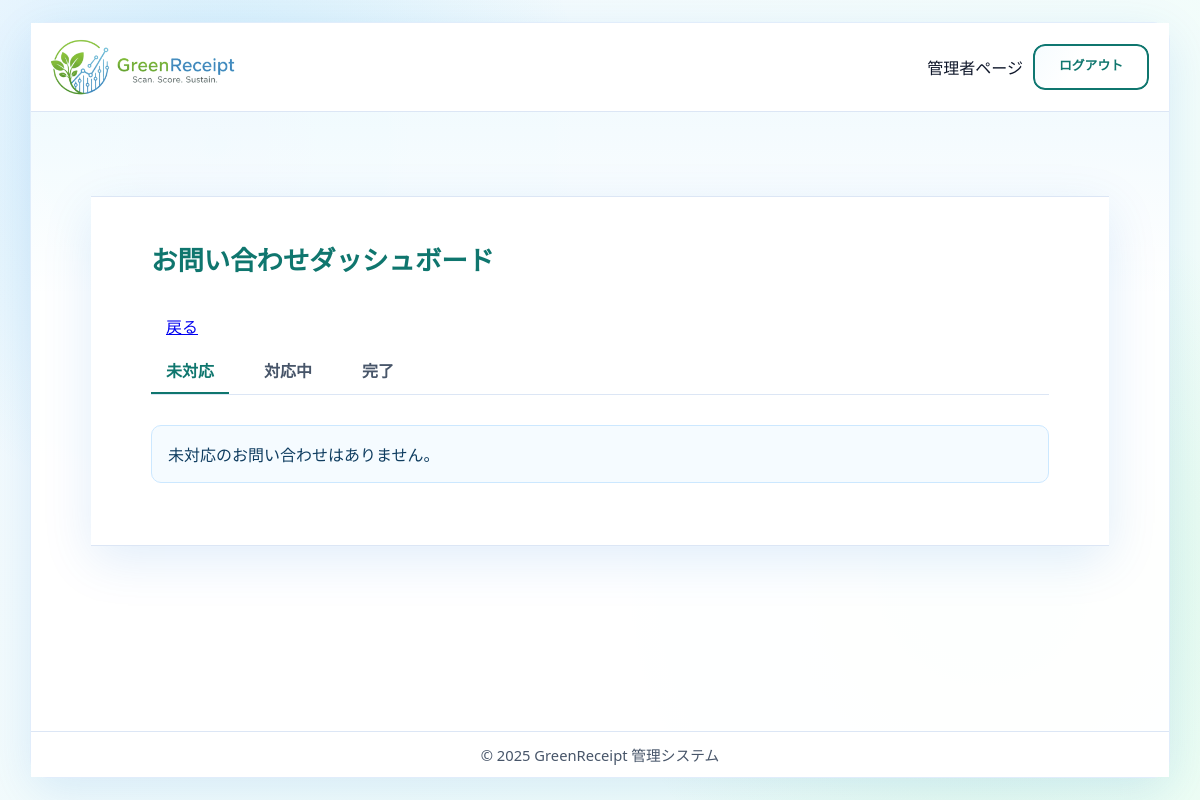
/staff/inquiries/dashboard/ (signed in), run on an earlier commit of the app's database.
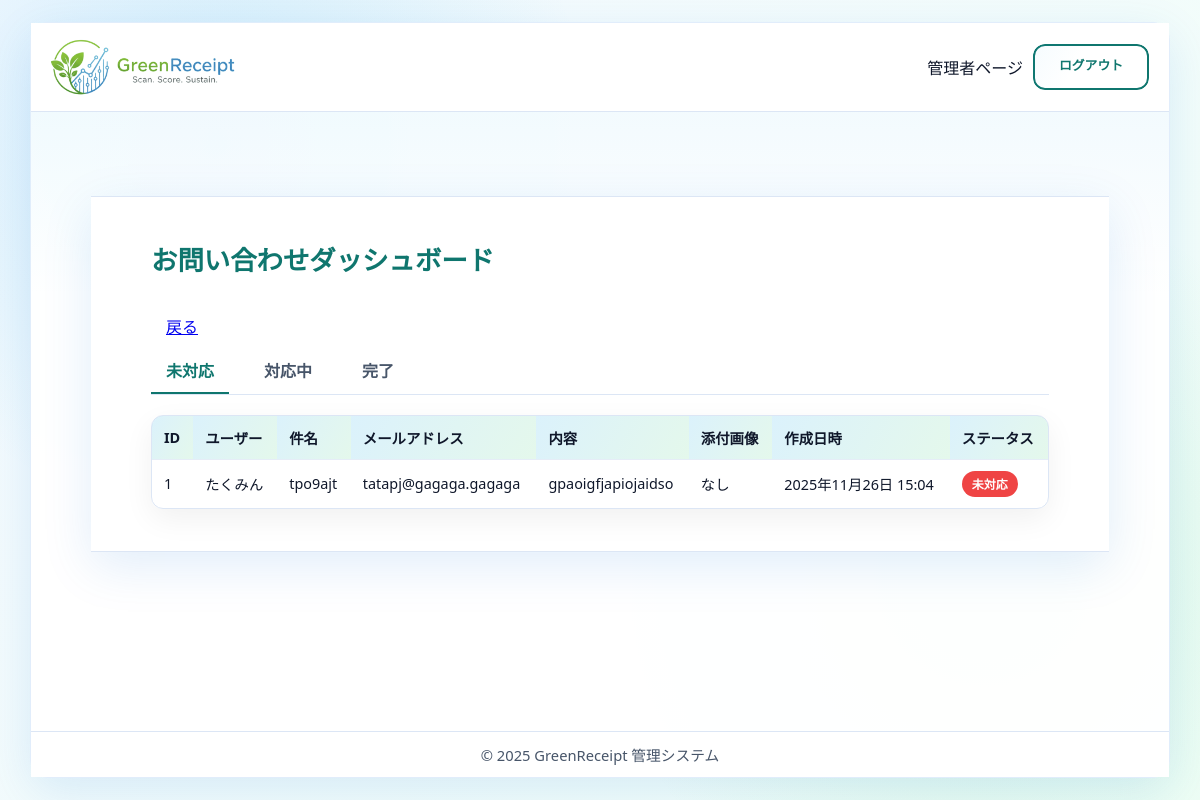
And on a later commit of the database.
### core/models.py (models this page shows, shortened)
class Inquiry(models.Model):
    user = models.ForeignKey(settings.AUTH_USER_MODEL, on_delete=models.SET_NULL,
                             null=True, blank=True, verbose_name='問い合わせユーザー')
    reply_to_email = models.EmailField(
        max_length=100, verbose_name='返信先メールアドレス')
    created_at = models.DateTimeField(auto_now_add=True, verbose_name='作成日時')
    subject = models.CharField(max_length=100, verbose_name='件名')
    body_text = models.TextField(verbose_name='内容')
    image = models.ImageField(
        upload_to='inquiries/', null=True, blank=True, verbose_name='添付画像')
    STATUS_CHOICES = (
        ('unanswered', '未対応'),
        ('in_progress', '対応中'),
        ('completed', '完了'),
    )
    status = models.CharField(
        max_length=20, choices=STATUS_CHOICES, default='unanswered', verbose_name='ステータス')
    is_replied = models.BooleanField(default=False, verbose_name='返信済み')
    reply_message = models.TextField(blank=True, verbose_name='返信内容')
    class Meta:
        verbose_name = 'お問い合わせ'
        verbose_name_plural = 'お問い合わせ'

### accounts/models.py (models this page shows, shortened)
class CustomUser(AbstractUser):
    username = models.CharField(
        "ユーザー名",
        max_length=50,
        unique=True,
        help_text=(
            "必須。50文字以下。文字、数字、および @/./+/-/_ のみ使用できます。"
        ),
        validators=[AbstractUser.username_validator],
        error_messages={
            "unique": _("A user with that username already exists."),
        },
    )
    email = models.EmailField(_("email address"), unique=True)
    is_verified = models.BooleanField(default=False, verbose_name='メール認証済み')
    verification_token = models.CharField(
        max_length=100, blank=True, null=True, unique=True, verbose_name='認証トークン')
    ROLE_CHOICES = (
        ('admin', '管理者'),
        ('store', '店舗'),
        ('user', '一般ユーザー'),
    )
    RANK_CHOICES = (
        ('seed', '種'),
        ('sprout', '芽'),
        ('tree', '木'),
        ('apple_tree', 'リンゴの木'),
    )
    current_points = models.IntegerField(default=0, verbose_name='ポイント')
    rank = models.CharField(max_length=20, choices=RANK_CHOICES, default='seed', verbose_name='ランク')
    updated_at = models.DateTimeField(auto_now=True, verbose_name='アカウント更新日時')
    birthday = models.DateField(verbose_name='生年月日', null=True, blank=True)
    purchased_amount = models.IntegerField(default=0, verbose_name='購入点数')
    lastmonth_point = models.IntegerField(default=0, verbose_name='先月獲得ポイント')
    current_coupons = models.ManyToManyField(
        'core.Coupon', verbose_name='所持クーポン', blank=True)
    role = models.CharField(
        max_length=10, choices=ROLE_CHOICES, default='user', verbose_name='役割')
    store = models.ForeignKey(
        'core.Store', on_delete=models.SET_NULL, null=True, blank=True, verbose_name='所属店舗')
    new_email = models.EmailField(
        _("new email address"), blank=True, null=True)
    email_change_token = models.CharField(
        max_length=100, blank=True, null=True, unique=True, verbose_name='メール変更認証トークン'
    )
    RANK_HIERARCHY = {'seed': 0, 'sprout': 1, 'tree': 2, 'apple_tree': 3}
    class Meta:
        verbose_name = 'ユーザー'
        verbose_name_plural = 'ユーザー'

### core/views.py (the view)
# urls.py: path("staff/inquiries/dashboard/", views.admin_inquiry_dashboard, name="admin_inquiry_dashboard"),
@staff_member_required
def admin_inquiry_dashboard(request):
    status = request.GET.get('status', 'unanswered')
    if status not in ['unanswered', 'in_progress', 'completed']:
        status = 'unanswered'
    inquiries = Inquiry.objects.filter(status=status).order_by('-id')
    return render(request, 'admin/inquiry_dashboard.html', {
        'inquiries': inquiries,
        'current_status': status
    })

### core/templates/admin/inquiry_dashboard.html (shortened to what this page needs)
{% extends 'admin/admin_base.html' %}
{% block content %}
  <main class="dashboard-main">
    <div class="dashboard-container">
      <div class="header-with-button">
        <h1>お問い合わせダッシュボード</h1>
        <ul class="list-group list-group-flush">
            <li class="list-group-item">
                <a href="{% url 'core:staff_index' %}">戻る</a>
            </li>
        </ul>
      </div>
      <div class="nav-tabs">
        <a href="?status=unanswered" class="nav-link {% if current_status == 'unanswered' %}active{% endif %}">未対応</a>
        <a href="?status=in_progress" class="nav-link {% if current_status == 'in_progress' %}active{% endif %}">対応中</a>
        <a href="?status=completed" class="nav-link {% if current_status == 'completed' %}active{% endif %}">完了</a>
      </div>
      {% if inquiries %}
        <div class="table-responsive">
          <table class="table">
            <thead>
              <tr>
                <th>ID</th>
                <th>ユーザー</th>
                <th>件名</th>
                <th>メールアドレス</th>
                <th>内容</th>
                <th>添付画像</th>
                <th>作成日時</th>
                <th>ステータス</th>
              </tr>
            </thead>
            <tbody>
              {% for inquiry in inquiries %}
                <tr data-href="{% url 'core:inquiry_detail' inquiry.id %}">
                  <td>{{ inquiry.id }}</td>
                  <td>
                    {% if inquiry.user %}
                      {{ inquiry.user.username }}
                    {% else %}
                      ゲスト
                    {% endif %}
                  </td>
                  <td>{{ inquiry.subject }}</td>
                  <td>{{ inquiry.reply_to_email }}</td>
                  <td>{{ inquiry.body_text|truncatechars:40 }}</td>
                  <td>
                    {% if inquiry.image %}
                      <a href="{{ inquiry.image.url }}" target="_blank" onclick="event.stopPropagation();">表示</a>
                    {% else %}
                      なし
                    {% endif %}
                  </td>
                  <td>{{ inquiry.created_at|date:'Y年n月j日 H:i' }}</td>
                  <td>
                    <span class="badge {% if inquiry.status == 'completed' %}bg-success{% elif inquiry.status == 'in_progress' %}bg-warning{% else %}bg-danger{% endif %}">
                      {{ inquiry.get_status_display }}
                    </span>
                  </td>
                </tr>
              {% endfor %}
            </tbody>
          </table>
        </div>
      {% else %}
        <div class="alert alert-info">
            {% if current_status == 'unanswered' %}
                未対応のお問い合わせはありません。
            {% elif current_status == 'in_progress' %}
                対応中のお問い合わせはありません。
            {% else %}
                完了したお問い合わせはありません。
            {% endif %}
        </div>
      {% endif %}
    </div>
  </main>
{% endblock %}

### core/templates/admin/admin_base.html (shortened to what this page needs)
{% load static %}
<!DOCTYPE html>
<html lang="ja">
  <head>
    <link rel="stylesheet" href="{% static 'css/style.css' %}" />
    <link rel="stylesheet" href="{% static 'css/admin.css' %}" />
  </head>
  <body>
    <div class="admin-container">
      <header class="admin-header">
        <div class="admin-header-inner">
          <div class="logo-container">
            <img src="{% static 'img/logo.png' %}" alt="GreenReceipt ロゴ" class="logo small" />
          </div>
          <div class="user-info desktop-only">
            {% if user.is_authenticated %}
              <span class="welcome">
                {% if user.role == 'store' %}
                  店舗ページ
                {% else %}
                  管理者ページ
                {% endif %}
              </span>
              <form method="post" action="{% url 'core:staff_logout' %}" class="logout-form">
                <button type="submit" class="btn-secondary logout-button">ログアウト</button>
              </form>
            {% endif %}
          </div>
        </div>
      </header>
      <main class="admin-main">
        {% block content %}
        {% endblock %}
      </main>
      <footer class="admin-footer">
        <p>© 2025 GreenReceipt 管理システム</p>
      </footer>
    </div>
  </body>
</html>

### core/static/css/admin.css (style rules this page uses)
:root { --bg-1: #f3f9ff; --bg-2: #f2fff8; --panel: rgba(255, 255, 255, 0.94); --border: rgba(9, 109, 217, 0.12); --shadow: 0 14px 48px rgba(9, 109, 217, 0.12); --shadow-strong: 0 22px 60px rgba(9, 109, 217, 0.18); --text: #0f172a; --muted: #475569; --accent: #0ea5e9; --accent-2: #0f766e; --radius-lg: 18px; --radius-md: 12px; --radius-sm: 10px; }
* { box-sizing: border-box; }
html, body { height: 100%; width: 100%; margin: 0; padding: 0; overflow-x: hidden; }
body { font-family: "Poppins", "Segoe UI", "\u30E1\u30A4\u30EA\u30AA", sans-serif; color: var(--text); display: flex; flex-direction: column; min-height: 100vh; background: radial-gradient(circle at 18% 18%, rgba(14, 165, 233, 0.16), transparent 32%), radial-gradient(circle at 82% 72%, rgba(34, 197, 94, 0.12), transparent 34%), linear-gradient(135deg, var(--bg-1), var(--bg-2)); -webkit-font-smoothing: antialiased; }
.admin-container { flex: 1; display: flex; flex-direction: column; align-items: stretch; background: var(--panel); max-width: 95%; margin: 22px auto; width: 100%; box-shadow: var(--shadow); border-radius: var(--radius-lg); border: 1px solid var(--border); animation: fadeUp 0.5s ease-out; }
.admin-header { background: #ffffff; border-bottom: 1px solid #dce6f5; padding: 14px 20px; }
.admin-header-inner { display: flex; justify-content: space-between; align-items: center; gap: 12px; }
.admin-header img.logo { width: 190px; height: auto; transition: transform 0.3s ease; }
.user-info { display: flex; align-items: center; gap: 10px; }
.logout-button { border: 1px solid rgba(15, 118, 110, 0.3); color: var(--accent-2); background: #fff; border-radius: 10px; padding: 7px 12px; cursor: pointer; transition: 0.25s ease; }
.admin-main { flex: 1; padding: 40px 60px 70px; background: linear-gradient(180deg, rgba(14, 165, 233, 0.05), transparent 30%); text-align: left; overflow-y: auto; }
.admin-main h1 { font-size: 1.65rem; font-weight: 700; color: var(--accent-2); margin-bottom: 26px; animation: slideLeft 0.5s ease-out; }
.table-responsive { overflow-x: hidden; border-radius: 12px; border: 1px solid #dce6f5; box-shadow: 0 12px 32px rgba(0,0,0,.06); }
table { width: 100%; border-collapse: collapse; }
th { background: linear-gradient(120deg, rgba(14, 165, 233, 0.14), rgba(34, 197, 94, 0.12)); color: var(--text); font-weight: 700; padding: 11px; text-align: left; }
td { padding: 11px; border-top: 1px solid #e4ecf7; }
tr { transition: background 0.25s ease, transform 0.25s ease; }
.admin-container button, .admin-container .btn, .admin-container .btn-primary, .admin-container .btn-secondary { display: inline-flex; align-items: center; justify-content: center; font-weight: 700; cursor: pointer; border-radius: var(--radius-md); transition: 0.25s ease; text-decoration: none; text-align: center; height: 46px; padding: 0 24px; box-sizing: border-box; line-height: 1; margin: 0; }
.admin-container .btn-secondary { background: #fff; border: 2px solid var(--accent-2); color: var(--accent-2); }
form { background: #ffffff; border: 1px solid #dce6f5; border-radius: var(--radius-md); padding: 30px; box-shadow: var(--shadow); animation: fadeUp 0.5s ease-out; }
.admin-footer { background: #ffffff; border-top: 1px solid #dce6f5; text-align: center; padding: 12px 0; font-size: 0.92rem; color: var(--muted); }
.list-group { list-style: none; padding: 0; }
.list-group-item { padding: 10px 15px; border-bottom: 1px solid #eee; }
.list-group-item:last-child { border-bottom: none; }
.list-group-flush .list-group-item { border-right: 0; border-left: 0; border-radius: 0; }
.nav-tabs { display: flex; border-bottom: 1px solid #dce6f5; margin-bottom: 20px; gap: 20px; }
.nav-link { padding: 10px 15px; color: var(--muted); text-decoration: none; font-weight: 600; border-bottom: 2px solid transparent; transition: all 0.25s ease; }
.nav-link.active { color: var(--accent-2); border-bottom-color: var(--accent-2); }
.badge { display: inline-block; padding: 4px 10px; font-size: 0.75rem; font-weight: 700; border-radius: 20px; color: #fff; white-space: nowrap; }
.bg-danger { background-color: #ef4444; }

What changed in the data, as far as the page shows it:
added Inquiry: id "1", user.username "たくみん", subject "tpo9ajt", reply_to_email "tatapj@gagaga.gagaga", body_text "gpaoigfjapiojaidso", image "なし", created_at "2025年11月26日 15:04", status "未対応"
Also different on the page:
text no longer shown: "未対応のお問い合わせはありません。"
text now shown: "ID ユーザー 件名 メールアドレス 内容 添付画像 作成日時 ステータス"
